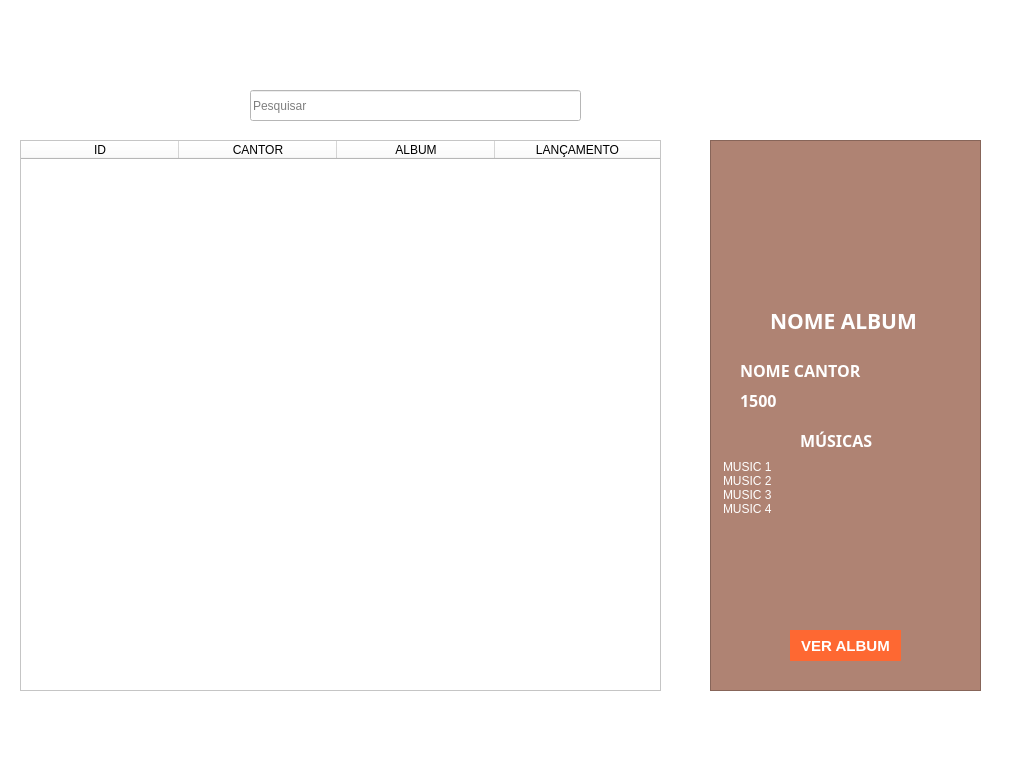
<?xml version="1.0" encoding="UTF-8"?>
<ui version="4.0">
 <class>screen_home</class>
 <widget class="QDialog" name="screen_home">
  <property name="geometry">
   <rect>
    <x>0</x>
    <y>0</y>
    <width>1024</width>
    <height>768</height>
   </rect>
  </property>
  <property name="windowTitle">
   <string>Dialog</string>
  </property>
  <property name="windowOpacity">
   <double>1.000000000000000</double>
  </property>
  <property name="styleSheet">
   <string notr="true">background-color: rgb(255, 255, 255);</string>
  </property>
  <widget class="QTableWidget" name="tableWidget">
   <property name="geometry">
    <rect>
     <x>20</x>
     <y>140</y>
     <width>641</width>
     <height>551</height>
    </rect>
   </property>
   <property name="styleSheet">
    <string notr="true">background-color: #ffffff;
font: 700 12pt &quot;Microsoft YaHei UI&quot;;
alternate-background-color: #AF8373;
selection-background-color: #591D07;</string>
   </property>
   <property name="editTriggers">
    <set>QAbstractItemView::NoEditTriggers</set>
   </property>
   <property name="dragEnabled">
    <bool>false</bool>
   </property>
   <property name="alternatingRowColors">
    <bool>true</bool>
   </property>
   <property name="selectionMode">
    <enum>QAbstractItemView::SingleSelection</enum>
   </property>
   <property name="selectionBehavior">
    <enum>QAbstractItemView::SelectRows</enum>
   </property>
   <property name="showGrid">
    <bool>false</bool>
   </property>
   <property name="gridStyle">
    <enum>Qt::NoPen</enum>
   </property>
   <property name="sortingEnabled">
    <bool>true</bool>
   </property>
   <attribute name="horizontalHeaderCascadingSectionResizes">
    <bool>false</bool>
   </attribute>
   <attribute name="horizontalHeaderMinimumSectionSize">
    <number>40</number>
   </attribute>
   <attribute name="horizontalHeaderDefaultSectionSize">
    <number>158</number>
   </attribute>
   <attribute name="horizontalHeaderShowSortIndicator" stdset="0">
    <bool>true</bool>
   </attribute>
   <attribute name="horizontalHeaderStretchLastSection">
    <bool>true</bool>
   </attribute>
   <attribute name="verticalHeaderVisible">
    <bool>false</bool>
   </attribute>
   <attribute name="verticalHeaderCascadingSectionResizes">
    <bool>false</bool>
   </attribute>
   <attribute name="verticalHeaderHighlightSections">
    <bool>true</bool>
   </attribute>
   <column>
    <property name="text">
     <string>ID</string>
    </property>
   </column>
   <column>
    <property name="text">
     <string>CANTOR</string>
    </property>
   </column>
   <column>
    <property name="text">
     <string>ALBUM</string>
    </property>
   </column>
   <column>
    <property name="text">
     <string>LANÇAMENTO</string>
    </property>
   </column>
  </widget>
  <widget class="QPushButton" name="pushButton">
   <property name="geometry">
    <rect>
     <x>620</x>
     <y>90</y>
     <width>41</width>
     <height>31</height>
    </rect>
   </property>
   <property name="cursor">
    <cursorShape>PointingHandCursor</cursorShape>
   </property>
   <property name="styleSheet">
    <string notr="true">font: 700 12pt &quot;Microsoft YaHei UI&quot;;
border-style: outset;
color:rgb(255, 255, 255)</string>
   </property>
   <property name="text">
    <string/>
   </property>
   <property name="icon">
    <iconset resource="res.qrc">
     <normaloff>:/new/icons/icons/search.png</normaloff>:/new/icons/icons/search.png</iconset>
   </property>
   <property name="iconSize">
    <size>
     <width>32</width>
     <height>32</height>
    </size>
   </property>
  </widget>
  <widget class="QLineEdit" name="lineEdit">
   <property name="geometry">
    <rect>
     <x>250</x>
     <y>90</y>
     <width>331</width>
     <height>31</height>
    </rect>
   </property>
   <property name="styleSheet">
    <string notr="true">font: 12pt &quot;Microsoft YaHei UI&quot;;
font: 700 12pt &quot;Microsoft YaHei UI&quot;;</string>
   </property>
   <property name="text">
    <string notr="true" comment="Digite aqui..." extracomment="Digite aqui..."/>
   </property>
   <property name="placeholderText">
    <string>Pesquisar</string>
   </property>
  </widget>
  <widget class="QFrame" name="frame">
   <property name="geometry">
    <rect>
     <x>710</x>
     <y>140</y>
     <width>271</width>
     <height>551</height>
    </rect>
   </property>
   <property name="styleSheet">
    <string notr="true">background:rgb(175, 131, 115)</string>
   </property>
   <property name="frameShape">
    <enum>QFrame::StyledPanel</enum>
   </property>
   <property name="frameShadow">
    <enum>QFrame::Raised</enum>
   </property>
   <widget class="QLabel" name="lb_image_disc">
    <property name="geometry">
     <rect>
      <x>80</x>
      <y>20</y>
      <width>121</width>
      <height>131</height>
     </rect>
    </property>
    <property name="text">
     <string/>
    </property>
    <property name="pixmap">
     <pixmap resource="res.qrc">:/new/icons/icons/home.png</pixmap>
    </property>
    <property name="scaledContents">
     <bool>true</bool>
    </property>
   </widget>
   <widget class="QLabel" name="lb_nome_album">
    <property name="geometry">
     <rect>
      <x>60</x>
      <y>170</y>
      <width>161</width>
      <height>21</height>
     </rect>
    </property>
    <property name="font">
     <font>
      <family>Segoe UI Black</family>
      <pointsize>16</pointsize>
      <bold>true</bold>
     </font>
    </property>
    <property name="styleSheet">
     <string notr="true">color:rgb(255, 255, 255)</string>
    </property>
    <property name="text">
     <string>NOME ALBUM</string>
    </property>
   </widget>
   <widget class="QLabel" name="lb_nome_cantor">
    <property name="geometry">
     <rect>
      <x>30</x>
      <y>220</y>
      <width>121</width>
      <height>21</height>
     </rect>
    </property>
    <property name="font">
     <font>
      <family>Segoe UI Black</family>
      <pointsize>12</pointsize>
      <bold>true</bold>
     </font>
    </property>
    <property name="styleSheet">
     <string notr="true">color:rgb(255, 255, 255)</string>
    </property>
    <property name="text">
     <string>NOME CANTOR</string>
    </property>
   </widget>
   <widget class="QLabel" name="lb_ano_lancamento">
    <property name="geometry">
     <rect>
      <x>30</x>
      <y>250</y>
      <width>41</width>
      <height>21</height>
     </rect>
    </property>
    <property name="font">
     <font>
      <family>Segoe UI Black</family>
      <pointsize>12</pointsize>
      <bold>true</bold>
     </font>
    </property>
    <property name="styleSheet">
     <string notr="true">color:rgb(255, 255, 255)</string>
    </property>
    <property name="text">
     <string>1500</string>
    </property>
   </widget>
   <widget class="QLabel" name="label_5">
    <property name="geometry">
     <rect>
      <x>90</x>
      <y>290</y>
      <width>81</width>
      <height>21</height>
     </rect>
    </property>
    <property name="font">
     <font>
      <family>Segoe UI Black</family>
      <pointsize>12</pointsize>
      <bold>true</bold>
     </font>
    </property>
    <property name="styleSheet">
     <string notr="true">color:rgb(255, 255, 255)</string>
    </property>
    <property name="text">
     <string>MÚSICAS</string>
    </property>
   </widget>
   <widget class="QListWidget" name="lw_musicas">
    <property name="geometry">
     <rect>
      <x>10</x>
      <y>320</y>
      <width>251</width>
      <height>131</height>
     </rect>
    </property>
    <property name="cursor" stdset="0">
     <cursorShape>ArrowCursor</cursorShape>
    </property>
    <property name="styleSheet">
     <string notr="true">font: 700 9pt &quot;Microsoft YaHei UI&quot;;
border-style: outset;
color:rgb(255, 255, 255);
</string>
    </property>
    <property name="frameShape">
     <enum>QFrame::Panel</enum>
    </property>
    <property name="frameShadow">
     <enum>QFrame::Raised</enum>
    </property>
    <property name="verticalScrollBarPolicy">
     <enum>Qt::ScrollBarAsNeeded</enum>
    </property>
    <property name="horizontalScrollBarPolicy">
     <enum>Qt::ScrollBarAlwaysOff</enum>
    </property>
    <property name="sizeAdjustPolicy">
     <enum>QAbstractScrollArea::AdjustIgnored</enum>
    </property>
    <property name="autoScroll">
     <bool>true</bool>
    </property>
    <property name="autoScrollMargin">
     <number>16</number>
    </property>
    <property name="showDropIndicator" stdset="0">
     <bool>false</bool>
    </property>
    <property name="dragEnabled">
     <bool>false</bool>
    </property>
    <property name="iconSize">
     <size>
      <width>0</width>
      <height>0</height>
     </size>
    </property>
    <property name="textElideMode">
     <enum>Qt::ElideMiddle</enum>
    </property>
    <property name="verticalScrollMode">
     <enum>QAbstractItemView::ScrollPerItem</enum>
    </property>
    <property name="horizontalScrollMode">
     <enum>QAbstractItemView::ScrollPerItem</enum>
    </property>
    <property name="movement">
     <enum>QListView::Snap</enum>
    </property>
    <property name="isWrapping" stdset="0">
     <bool>false</bool>
    </property>
    <property name="resizeMode">
     <enum>QListView::Fixed</enum>
    </property>
    <property name="layoutMode">
     <enum>QListView::SinglePass</enum>
    </property>
    <property name="spacing">
     <number>3</number>
    </property>
    <property name="viewMode">
     <enum>QListView::ListMode</enum>
    </property>
    <property name="modelColumn">
     <number>0</number>
    </property>
    <property name="uniformItemSizes">
     <bool>false</bool>
    </property>
    <property name="batchSize">
     <number>100</number>
    </property>
    <property name="wordWrap">
     <bool>false</bool>
    </property>
    <property name="selectionRectVisible">
     <bool>false</bool>
    </property>
    <property name="itemAlignment">
     <set>Qt::AlignCenter|Qt::AlignHCenter|Qt::AlignTop|Qt::AlignVCenter</set>
    </property>
    <item>
     <property name="text">
      <string>MUSIC 1</string>
     </property>
    </item>
    <item>
     <property name="text">
      <string>MUSIC 2</string>
     </property>
    </item>
    <item>
     <property name="text">
      <string>MUSIC 3</string>
     </property>
    </item>
    <item>
     <property name="text">
      <string>MUSIC 4</string>
     </property>
    </item>
   </widget>
   <widget class="QPushButton" name="pb_ver_album">
    <property name="geometry">
     <rect>
      <x>80</x>
      <y>490</y>
      <width>111</width>
      <height>31</height>
     </rect>
    </property>
    <property name="font">
     <font>
      <family>Microsoft YaHei UI</family>
      <pointsize>11</pointsize>
      <bold>true</bold>
     </font>
    </property>
    <property name="cursor">
     <cursorShape>PointingHandCursor</cursorShape>
    </property>
    <property name="styleSheet">
     <string notr="true">background-color: rgb(254, 104, 50);
border-style: outset;
color:rgb(255, 255, 255)
</string>
    </property>
    <property name="text">
     <string>VER ALBUM</string>
    </property>
   </widget>
  </widget>
  <widget class="QPushButton" name="pb_profile_home">
   <property name="geometry">
    <rect>
     <x>20</x>
     <y>20</y>
     <width>51</width>
     <height>51</height>
    </rect>
   </property>
   <property name="cursor">
    <cursorShape>PointingHandCursor</cursorShape>
   </property>
   <property name="styleSheet">
    <string notr="true">background-color: rgb(255, 255, 255);
border-style: outset;
color:rgb(255, 255, 255)
</string>
   </property>
   <property name="text">
    <string/>
   </property>
   <property name="icon">
    <iconset resource="res.qrc">
     <normaloff>:/new/icons/icons/user.png</normaloff>:/new/icons/icons/user.png</iconset>
   </property>
   <property name="iconSize">
    <size>
     <width>51</width>
     <height>51</height>
    </size>
   </property>
  </widget>
  <widget class="QPushButton" name="pb_cart_home">
   <property name="geometry">
    <rect>
     <x>100</x>
     <y>20</y>
     <width>51</width>
     <height>51</height>
    </rect>
   </property>
   <property name="cursor">
    <cursorShape>PointingHandCursor</cursorShape>
   </property>
   <property name="styleSheet">
    <string notr="true">background-color: rgb(255, 255, 255);
border-style: outset;
color:rgb(255, 255, 255)
</string>
   </property>
   <property name="text">
    <string/>
   </property>
   <property name="icon">
    <iconset resource="res.qrc">
     <normaloff>:/new/icons/icons/cart.png</normaloff>:/new/icons/icons/cart.png</iconset>
   </property>
   <property name="iconSize">
    <size>
     <width>51</width>
     <height>51</height>
    </size>
   </property>
  </widget>
 </widget>
 <resources>
  <include location="res.qrc"/>
 </resources>
 <connections/>
</ui>
